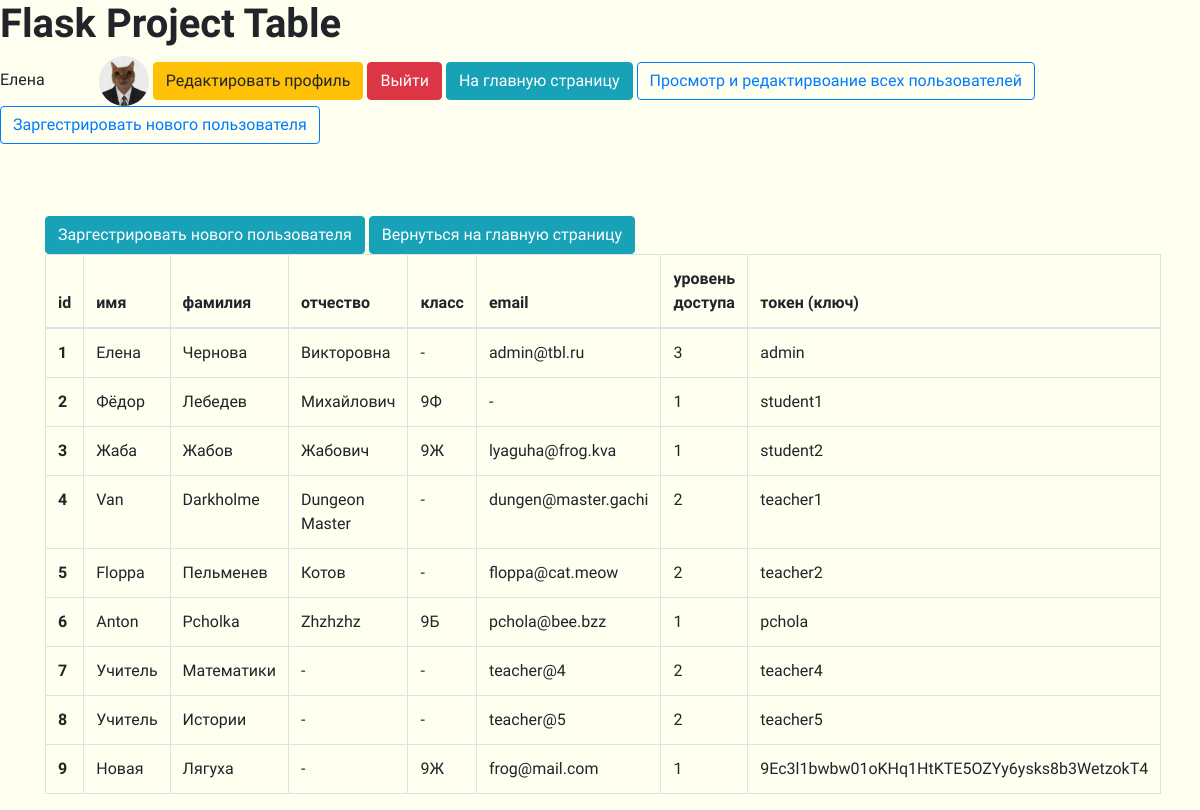
The app's page /users (signed in) with its own data.
### tables this page shows
CREATE TABLE "users"
(
	id INTEGER not null
		primary key,
	name VARCHAR,
	surname VARCHAR,
	patronymic VARCHAR,
	grade VARCHAR,
	email VARCHAR,
	hashed_password VARCHAR,
	modified_date DATETIME,
	access_level INTEGER,
	token VARCHAR
		unique,
	image VARCHAR default 'static/img/default.png'
);

### app.py (the view, shortened to what this page needs)
@app.route('/users', methods=['POST', 'GET'])
def users():
    if current_user.access_level == 3:
        form = EditUsersForm()
        db_sess = db_session.create_session()
        header, rows = all_users_table()
        return render_template("all_users.html", rows=rows, header=header, form=form)
    abort(403, message="Access denied")

### app.py (called while the page is built)
def all_users_table():
    header = ['id', 'имя', 'фамилия', 'отчество', 'класс', 'email', 'уровень доступа',
              'токен (ключ)']
    db_sess = db_session.create_session()
    all_users = list(db_sess.query(User))
    rows = []
    for user in all_users:
        row = [user.id, user.name, user.surname, user.patronymic, user.grade, user.email,
               user.access_level, user.token]
        row = ['-' if el is None else el for el in row]
        rows.append(row)
    return header, rows

@login_manager.user_loader
def load_user(user_id):
    db_sess = db_session.create_session()
    return db_sess.query(User).get(user_id)

### data/sqlalchemy/db_session.py (called while the page is built)
def create_session() -> Session:
    global __factory
    return __factory()

### templates/all_users.html (shortened to what this page needs)
{% extends "base.html" %}
{% block content %}
    <a class="btn btn-info" href="/register">Заргестрировать нового
        пользователя
    </a>
    <a class="btn btn-info" href="/">Вернуться на главную страницу
    </a>
    <table class="table table-bordered" id="table" contenteditable="false">
        <thead>
        <tr>
            {% for text in header %}
                <th scope="col" id="header_{{ loop.index }}">{{ text }}</th>
            {% endfor %}
        </tr>
        </thead>
        <tbody>
        {% for row in rows %}
            {% set row_count = loop.index %}
            <tr>
                {% for text in row %}
                    {% if loop.index == 1 %}
                        <th scope="row" id="row_{{ row_count }}">{{ text }}</th>
                    {% else %}
                        <td onclick="edit_user(this);"
                            id="cell{{ loop.index }}_{{ row_count }}">{{ text }}</td>
                    {% endif %}
                {% endfor %}
            </tr>
        {% endfor %}
        </tbody>
    </table>
{% endblock %}

### templates/base.html (shortened to what this page needs)
<!DOCTYPE html>
<html lang="en">
<head>
    <link rel="stylesheet"
          href="https://stackpath.bootstrapcdn.com/bootstrap/4.4.1/css/bootstrap.min.css"
>
    <link rel="stylesheet" type="text/css"
          href="{{ url_for('static', filename='css/style.css') }}"/>
</head>
<body>
<h1 class="textFont SuperBold">Flask Project Table</h1>
<nav>
    {% if current_user.is_authenticated %}
        <div class="textFont">{{ current_user.name }}
            <img class="userImg" style="margin-left: 50px;" src="{{ current_user.image }}"
                 alt="А где" width=50 height=50>
            <a class="btn btn-warning" href="/user_edit/{{ current_user.id }}">Редактировать
                профиль</a>
            <a class="btn btn-danger" href="/logout">Выйти</a>
            <a class="btn btn-info" href="/">На главную страницу
            </a>
            {% if current_user.access_level == 3 %}
                <a class="btn btn-outline-primary" href="/users">Просмотр и редактирвоание всех
                    пользователей
                </a>
                <a class="btn btn-outline-primary" href="/register">Заргестрировать нового
                    пользователя
                </a>
                </div>
            {% endif %}
        <br>
        <br>
        <br>
    {% else %}
        <p>
            <a class="btn btn-success" href="/token">Войти</a>
        </p>
    {% endif %}
</nav>
<main role="main" class="container">
    {% block content %}{% endblock %}
</main>
</body>
</html>

### static/css/style.css (style rules this page uses)
table { border: 1px solid grey; }
th { border: 1px solid grey; }
td { border: 1px solid grey; }
table { width: 100%; }
table { width: 600px; }
body { background-color: #fffff0; }
.userImg { border-radius: 50%; }
* { font-family: 'Comfortaa', cursive; }
.textFont { font-family: 'Comfortaa', cursive; }
.textFont.SuperBold { font-weight: 900; }
.btn { font-family: 'Comfortaa', cursive; }

### records on screen
users: name "Елена", row "1", surname "Чернова", patronymic "Викторовна", row "-" "3", email "admin@tbl.ru", token "admin"
users: row "2", name "Фёдор", surname "Лебедев", patronymic "Михайлович", grade "9Ф", row "-" "1", token "student1"
users: row "3", name "Жаба", surname "Жабов", patronymic "Жабович", grade "9Ж", email "lyaguha@frog.kva", row "1", token "student2"
users: row "4", name "Van", surname "Darkholme", patronymic "Dungeon Master", row "-" "2", email "dungen@master.gachi", token "teacher1"
users: row "5", name "Floppa", surname "Пельменев", patronymic "Котов", row "-" "2", email "floppa@cat.meow", token "teacher2"
users: row "6", name "Anton", surname "Pcholka", patronymic "Zhzhzhz", grade "9Б", email "pchola@bee.bzz", row "1", token "pchola"
users: row "7", name "Учитель", surname "Математики", row "-" "-" "2", email "teacher@4", token "teacher4"
users: row "8", name "Учитель", surname "Истории", row "-" "-" "2", email "teacher@5", token "teacher5"
users: row "9", name "Новая", surname "Лягуха", row "-" "1", grade "9Ж", email "frog@mail.com", token "9Ec3l1bwbw01oKHq1HtKTE5OZYy6ysks8b3WetzokT4"

### other values on screen
{{ text }} "id" "имя" "фамилия" "отчество" "класс" "email" "уровень доступа" "токен (ключ)"
